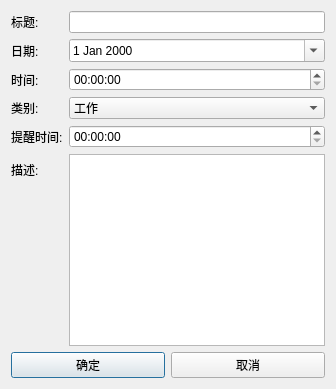
<!-- eventdialog.ui -->
<ui version="4.0">
 <class>EventDialog</class>
 <widget class="QDialog" name="EventDialog">
  <property name="windowTitle">
   <string>添加/编辑事件</string>
  </property>
  <layout class="QFormLayout" name="formLayout">
   <item row="0" column="0">
    <widget class="QLabel" name="titleLabel">
     <property name="text">
      <string>标题:</string>
     </property>
    </widget>
   </item>
   <item row="0" column="1">
    <widget class="QLineEdit" name="titleLineEdit"/>
   </item>
   <item row="1" column="0">
    <widget class="QLabel" name="dateLabel">
     <property name="text">
      <string>日期:</string>
     </property>
    </widget>
   </item>
   <item row="1" column="1">
    <widget class="QDateEdit" name="dateEdit">
     <property name="calendarPopup">
      <bool>true</bool>
     </property>
    </widget>
   </item>
   <item row="2" column="0">
    <widget class="QLabel" name="timeLabel">
     <property name="text">
      <string>时间:</string>
     </property>
    </widget>
   </item>
   <item row="2" column="1">
    <widget class="QTimeEdit" name="timeEdit"/>
   </item>
   <item row="3" column="0">
    <widget class="QLabel" name="categoryLabel">
     <property name="text">
      <string>类别:</string>
     </property>
    </widget>
   </item>
   <item row="3" column="1">
    <widget class="QComboBox" name="categoryComboBox">
     <item>
      <property name="text">
       <string>工作</string>
      </property>
     </item>
     <item>
      <property name="text">
       <string>生日</string>
      </property>
     </item>
     <item>
      <property name="text">
       <string>假期</string>
      </property>
     </item>
    </widget>
   </item>
   <item row="4" column="0">
    <widget class="QLabel" name="remindLabel">
     <property name="text">
      <string>提醒时间:</string>
     </property>
    </widget>
   </item>
   <item row="4" column="1">
    <widget class="QTimeEdit" name="remindTimeEdit"/>
   </item>
   <item row="5" column="0">
    <widget class="QLabel" name="descriptionLabel">
     <property name="text">
      <string>描述:</string>
     </property>
    </widget>
   </item>
   <item row="5" column="1">
    <widget class="QTextEdit" name="descriptionTextEdit"/>
   </item>
   <item row="6" column="0" colspan="2">
    <layout class="QHBoxLayout" name="buttonBox">
     <item>
      <widget class="QPushButton" name="okButton">
       <property name="text">
        <string>确定</string>
       </property>
      </widget>
     </item>
     <item>
      <widget class="QPushButton" name="cancelButton">
       <property name="text">
        <string>取消</string>
       </property>
      </widget>
     </item>
    </layout>
   </item>
  </layout>
 </widget>
 <resources/>
 <connections/>
</ui>
